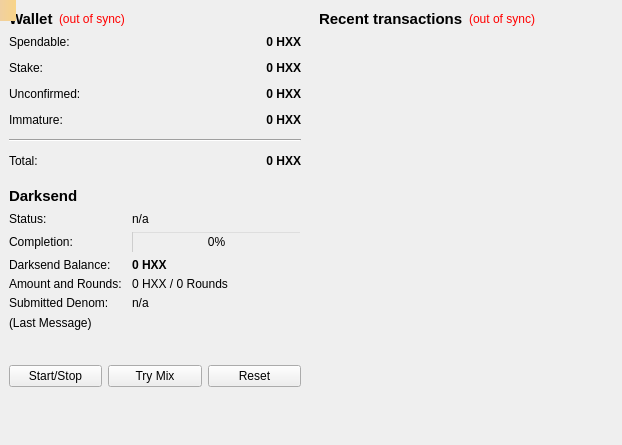
<?xml version="1.0" encoding="UTF-8"?>
<ui version="4.0">
 <class>OverviewPage</class>
 <widget class="QWidget" name="OverviewPage">
  <property name="geometry">
   <rect>
    <x>0</x>
    <y>0</y>
    <width>622</width>
    <height>445</height>
   </rect>
  </property>
  <property name="windowTitle">
   <string>Form</string>
  </property>
  <layout class="QGridLayout" name="gridLayout">
   <property name="leftMargin">
    <number>0</number>
   </property>
   <property name="topMargin">
    <number>0</number>
   </property>
   <property name="rightMargin">
    <number>0</number>
   </property>
   <property name="bottomMargin">
    <number>0</number>
   </property>
   <property name="spacing">
    <number>0</number>
   </property>
   <item row="0" column="1">
    <widget class="QWidget" name="transactionsWidget" native="true">
     <property name="sizePolicy">
      <sizepolicy hsizetype="Preferred" vsizetype="Preferred">
       <horstretch>0</horstretch>
       <verstretch>0</verstretch>
      </sizepolicy>
     </property>
     <property name="minimumSize">
      <size>
       <width>310</width>
       <height>0</height>
      </size>
     </property>
     <layout class="QVBoxLayout" name="verticalLayout">
      <item>
       <layout class="QHBoxLayout" name="horizontalLayout_2">
        <item>
         <widget class="QLabel" name="label_4">
          <property name="font">
           <font>
            <pointsize>11</pointsize>
            <weight>75</weight>
            <bold>true</bold>
           </font>
          </property>
          <property name="text">
           <string>&lt;b&gt;Recent transactions&lt;/b&gt;</string>
          </property>
         </widget>
        </item>
        <item>
         <widget class="QLabel" name="labelTransactionsStatus">
          <property name="toolTip">
           <string>The displayed information may be out of date. Your wallet automatically synchronizes with the Hexx network after a connection is established, but this process has not completed yet.</string>
          </property>
          <property name="styleSheet">
           <string notr="true">QLabel { color: red; }</string>
          </property>
          <property name="text">
           <string notr="true">(out of sync)</string>
          </property>
          <property name="alignment">
           <set>Qt::AlignRight|Qt::AlignTrailing|Qt::AlignVCenter</set>
          </property>
         </widget>
        </item>
        <item>
         <spacer name="horizontalSpacer">
          <property name="orientation">
           <enum>Qt::Horizontal</enum>
          </property>
          <property name="sizeHint" stdset="0">
           <size>
            <width>40</width>
            <height>20</height>
           </size>
          </property>
         </spacer>
        </item>
       </layout>
      </item>
      <item>
       <spacer name="horizontalSpacer_4">
        <property name="orientation">
         <enum>Qt::Horizontal</enum>
        </property>
        <property name="sizeHint" stdset="0">
         <size>
          <width>40</width>
          <height>20</height>
         </size>
        </property>
       </spacer>
      </item>
      <item>
       <widget class="QListView" name="listTransactions">
        <property name="styleSheet">
         <string notr="true">QListView { background: transparent; }</string>
        </property>
        <property name="frameShape">
         <enum>QFrame::NoFrame</enum>
        </property>
        <property name="verticalScrollBarPolicy">
         <enum>Qt::ScrollBarAlwaysOff</enum>
        </property>
        <property name="horizontalScrollBarPolicy">
         <enum>Qt::ScrollBarAlwaysOff</enum>
        </property>
        <property name="selectionMode">
         <enum>QAbstractItemView::NoSelection</enum>
        </property>
       </widget>
      </item>
     </layout>
    </widget>
   </item>
   <item row="0" column="0">
    <layout class="QVBoxLayout" name="layoutWallet">
     <property name="spacing">
      <number>0</number>
     </property>
     <item>
      <widget class="QWidget" name="widget" native="true">
       <property name="sizePolicy">
        <sizepolicy hsizetype="Fixed" vsizetype="Preferred">
         <horstretch>0</horstretch>
         <verstretch>0</verstretch>
        </sizepolicy>
       </property>
       <property name="minimumSize">
        <size>
         <width>310</width>
         <height>0</height>
        </size>
       </property>
       <property name="maximumSize">
        <size>
         <width>310</width>
         <height>16777215</height>
        </size>
       </property>
       <layout class="QVBoxLayout" name="verticalLayout_4">
        <item>
         <layout class="QHBoxLayout" name="horizontalLayout_4">
          <item>
           <widget class="QLabel" name="label_5">
            <property name="font">
             <font>
              <pointsize>11</pointsize>
              <weight>75</weight>
              <bold>true</bold>
             </font>
            </property>
            <property name="text">
             <string>Wallet</string>
            </property>
           </widget>
          </item>
          <item>
           <widget class="QLabel" name="labelWalletStatus">
            <property name="toolTip">
             <string>The displayed information may be out of date. Your wallet automatically synchronizes with the Hexx network after a connection is established, but this process has not completed yet.</string>
            </property>
            <property name="styleSheet">
             <string notr="true">QLabel { color: red; }</string>
            </property>
            <property name="text">
             <string notr="true">(out of sync)</string>
            </property>
            <property name="alignment">
             <set>Qt::AlignLeading|Qt::AlignLeft|Qt::AlignVCenter</set>
            </property>
           </widget>
          </item>
          <item>
           <spacer name="horizontalSpacer_2">
            <property name="orientation">
             <enum>Qt::Horizontal</enum>
            </property>
            <property name="sizeHint" stdset="0">
             <size>
              <width>40</width>
              <height>20</height>
             </size>
            </property>
           </spacer>
          </item>
         </layout>
        </item>
        <item>
         <layout class="QFormLayout" name="formLayout_2">
          <property name="fieldGrowthPolicy">
           <enum>QFormLayout::AllNonFixedFieldsGrow</enum>
          </property>
          <property name="horizontalSpacing">
           <number>12</number>
          </property>
          <property name="verticalSpacing">
           <number>12</number>
          </property>
          <item row="0" column="0">
           <widget class="QLabel" name="label">
            <property name="text">
             <string>Spendable:</string>
            </property>
           </widget>
          </item>
          <item row="0" column="1">
           <widget class="QLabel" name="labelBalance">
            <property name="font">
             <font>
              <weight>75</weight>
              <bold>true</bold>
             </font>
            </property>
            <property name="cursor">
             <cursorShape>IBeamCursor</cursorShape>
            </property>
            <property name="toolTip">
             <string>Your current spendable balance</string>
            </property>
            <property name="text">
             <string notr="true">0 HXX</string>
            </property>
            <property name="alignment">
             <set>Qt::AlignRight|Qt::AlignTrailing|Qt::AlignVCenter</set>
            </property>
            <property name="textInteractionFlags">
             <set>Qt::LinksAccessibleByMouse|Qt::TextSelectableByKeyboard|Qt::TextSelectableByMouse</set>
            </property>
           </widget>
          </item>
          <item row="1" column="0">
           <widget class="QLabel" name="label_10">
            <property name="text">
             <string>Stake:</string>
            </property>
           </widget>
          </item>
          <item row="1" column="1">
           <widget class="QLabel" name="labelStake">
            <property name="font">
             <font>
              <weight>75</weight>
              <bold>true</bold>
             </font>
            </property>
            <property name="cursor">
             <cursorShape>IBeamCursor</cursorShape>
            </property>
            <property name="toolTip">
             <string>Total of coins that was staked, and do not yet count toward the current balance</string>
            </property>
            <property name="text">
             <string notr="true">0 HXX</string>
            </property>
            <property name="alignment">
             <set>Qt::AlignRight|Qt::AlignTrailing|Qt::AlignVCenter</set>
            </property>
            <property name="textInteractionFlags">
             <set>Qt::LinksAccessibleByMouse|Qt::TextSelectableByKeyboard|Qt::TextSelectableByMouse</set>
            </property>
           </widget>
          </item>
          <item row="2" column="0">
           <widget class="QLabel" name="label_3">
            <property name="text">
             <string>Unconfirmed:</string>
            </property>
           </widget>
          </item>
          <item row="2" column="1">
           <widget class="QLabel" name="labelUnconfirmed">
            <property name="font">
             <font>
              <weight>75</weight>
              <bold>true</bold>
             </font>
            </property>
            <property name="cursor">
             <cursorShape>IBeamCursor</cursorShape>
            </property>
            <property name="toolTip">
             <string>Total of transactions that have yet to be confirmed, and do not yet count toward the current balance</string>
            </property>
            <property name="text">
             <string notr="true">0 HXX</string>
            </property>
            <property name="alignment">
             <set>Qt::AlignRight|Qt::AlignTrailing|Qt::AlignVCenter</set>
            </property>
            <property name="textInteractionFlags">
             <set>Qt::LinksAccessibleByMouse|Qt::TextSelectableByKeyboard|Qt::TextSelectableByMouse</set>
            </property>
           </widget>
          </item>
          <item row="3" column="0">
           <widget class="QLabel" name="labelImmatureText">
            <property name="text">
             <string>Immature:</string>
            </property>
           </widget>
          </item>
          <item row="3" column="1">
           <widget class="QLabel" name="labelImmature">
            <property name="font">
             <font>
              <weight>75</weight>
              <bold>true</bold>
             </font>
            </property>
            <property name="toolTip">
             <string>Mined balance that has not yet matured</string>
            </property>
            <property name="text">
             <string notr="true">0 HXX</string>
            </property>
            <property name="alignment">
             <set>Qt::AlignRight|Qt::AlignTrailing|Qt::AlignVCenter</set>
            </property>
            <property name="textInteractionFlags">
             <set>Qt::LinksAccessibleByMouse|Qt::TextSelectableByKeyboard|Qt::TextSelectableByMouse</set>
            </property>
           </widget>
          </item>
          <item row="4" column="0" colspan="2">
           <widget class="Line" name="line">
            <property name="orientation">
             <enum>Qt::Horizontal</enum>
            </property>
           </widget>
          </item>
          <item row="5" column="0">
           <widget class="QLabel" name="labelTotalText">
            <property name="text">
             <string>Total:</string>
            </property>
           </widget>
          </item>
          <item row="5" column="1">
           <widget class="QLabel" name="labelTotal">
            <property name="font">
             <font>
              <weight>75</weight>
              <bold>true</bold>
             </font>
            </property>
            <property name="cursor">
             <cursorShape>IBeamCursor</cursorShape>
            </property>
            <property name="toolTip">
             <string>Your current total balance</string>
            </property>
            <property name="text">
             <string notr="true">0 HXX</string>
            </property>
            <property name="alignment">
             <set>Qt::AlignRight|Qt::AlignTrailing|Qt::AlignVCenter</set>
            </property>
            <property name="textInteractionFlags">
             <set>Qt::LinksAccessibleByMouse|Qt::TextSelectableByKeyboard|Qt::TextSelectableByMouse</set>
            </property>
           </widget>
          </item>
         </layout>
        </item>
       </layout>
      </widget>
     </item>
     <item>
      <widget class="QFrame" name="frameDarksend">
       <property name="sizePolicy">
        <sizepolicy hsizetype="Fixed" vsizetype="Preferred">
         <horstretch>0</horstretch>
         <verstretch>0</verstretch>
        </sizepolicy>
       </property>
       <property name="minimumSize">
        <size>
         <width>310</width>
         <height>0</height>
        </size>
       </property>
       <property name="maximumSize">
        <size>
         <width>310</width>
         <height>16777215</height>
        </size>
       </property>
       <property name="frameShape">
        <enum>QFrame::NoFrame</enum>
       </property>
       <property name="frameShadow">
        <enum>QFrame::Plain</enum>
       </property>
       <layout class="QVBoxLayout" name="verticalLayout_3">
        <item>
         <layout class="QVBoxLayout" name="layoutDarksend">
          <item>
           <layout class="QHBoxLayout" name="horizontalLayout">
            <item>
             <widget class="QLabel" name="label_2">
              <property name="font">
               <font>
                <pointsize>11</pointsize>
                <weight>75</weight>
                <bold>true</bold>
               </font>
              </property>
              <property name="text">
               <string>Darksend</string>
              </property>
             </widget>
            </item>
            <item>
             <spacer name="horizontalSpacer_5">
              <property name="orientation">
               <enum>Qt::Horizontal</enum>
              </property>
              <property name="sizeHint" stdset="0">
               <size>
                <width>40</width>
                <height>20</height>
               </size>
              </property>
             </spacer>
            </item>
           </layout>
          </item>
          <item>
           <layout class="QFormLayout" name="formLayout">
            <property name="fieldGrowthPolicy">
             <enum>QFormLayout::AllNonFixedFieldsGrow</enum>
            </property>
            <property name="horizontalSpacing">
             <number>10</number>
            </property>
            <property name="verticalSpacing">
             <number>5</number>
            </property>
            <item row="0" column="0">
             <widget class="QLabel" name="label_6">
              <property name="text">
               <string>Status:</string>
              </property>
             </widget>
            </item>
            <item row="0" column="1">
             <widget class="QLabel" name="darksendEnabled">
              <property name="styleSheet">
               <string notr="true">color: rgb(0, 0, 0);</string>
              </property>
              <property name="text">
               <string>n/a</string>
              </property>
             </widget>
            </item>
            <item row="1" column="0">
             <widget class="QLabel" name="label_7">
              <property name="styleSheet">
               <string notr="true">color: rgb(0, 0, 0);</string>
              </property>
              <property name="text">
               <string>Completion:</string>
              </property>
             </widget>
            </item>
            <item row="2" column="0">
             <widget class="QLabel" name="labelAnonymizedText">
              <property name="styleSheet">
               <string notr="true">color: rgb(0, 0, 0);</string>
              </property>
              <property name="text">
               <string>Darksend Balance:</string>
              </property>
             </widget>
            </item>
            <item row="2" column="1">
             <widget class="QLabel" name="labelAnonymized">
              <property name="font">
               <font>
                <weight>75</weight>
                <bold>true</bold>
               </font>
              </property>
              <property name="styleSheet">
               <string notr="true">color: rgb(0, 0, 0);</string>
              </property>
              <property name="text">
               <string>0 HXX</string>
              </property>
             </widget>
            </item>
            <item row="3" column="0">
             <widget class="QLabel" name="label_8">
              <property name="styleSheet">
               <string notr="true">color: rgb(0, 0, 0);</string>
              </property>
              <property name="text">
               <string>Amount and Rounds:</string>
              </property>
             </widget>
            </item>
            <item row="3" column="1">
             <widget class="QLabel" name="labelAmountRounds">
              <property name="styleSheet">
               <string notr="true">color: rgb(0, 0, 0);</string>
              </property>
              <property name="text">
               <string>0 HXX / 0 Rounds</string>
              </property>
             </widget>
            </item>
            <item row="4" column="0">
             <widget class="QLabel" name="label_9">
              <property name="styleSheet">
               <string notr="true">color: rgb(0, 0, 0);</string>
              </property>
              <property name="text">
               <string>Submitted Denom:</string>
              </property>
             </widget>
            </item>
            <item row="4" column="1">
             <widget class="QLabel" name="labelSubmittedDenom">
              <property name="statusTip">
               <string>The denominations you submitted to the Hexx node. To mix, other users must submit the exact same denominations.</string>
              </property>
              <property name="styleSheet">
               <string notr="true">color: rgb(0, 0, 0);</string>
              </property>
              <property name="text">
               <string>n/a</string>
              </property>
             </widget>
            </item>
            <item row="1" column="1">
             <widget class="QProgressBar" name="darksendProgress">
              <property name="maximumSize">
               <size>
                <width>200</width>
                <height>16777215</height>
               </size>
              </property>
              <property name="styleSheet">
               <string notr="true">background:transparent;</string>
              </property>
              <property name="value">
               <number>0</number>
              </property>
             </widget>
            </item>
           </layout>
          </item>
          <item>
           <widget class="QLabel" name="darksendStatus">
            <property name="minimumSize">
             <size>
              <width>288</width>
              <height>43</height>
             </size>
            </property>
            <property name="styleSheet">
             <string notr="true">color: rgb(0, 0, 0);</string>
            </property>
            <property name="text">
             <string>(Last Message)</string>
            </property>
            <property name="alignment">
             <set>Qt::AlignLeading|Qt::AlignLeft|Qt::AlignTop</set>
            </property>
            <property name="wordWrap">
             <bool>true</bool>
            </property>
           </widget>
          </item>
          <item>
           <layout class="QHBoxLayout" name="layoutDarksendButtons">
            <item>
             <widget class="QPushButton" name="toggleDarksend">
              <property name="sizePolicy">
               <sizepolicy hsizetype="MinimumExpanding" vsizetype="Fixed">
                <horstretch>0</horstretch>
                <verstretch>0</verstretch>
               </sizepolicy>
              </property>
              <property name="styleSheet">
               <string notr="true"/>
              </property>
              <property name="text">
               <string>Start/Stop</string>
              </property>
             </widget>
            </item>
            <item>
             <widget class="QPushButton" name="darksendAuto">
              <property name="sizePolicy">
               <sizepolicy hsizetype="MinimumExpanding" vsizetype="Fixed">
                <horstretch>0</horstretch>
                <verstretch>0</verstretch>
               </sizepolicy>
              </property>
              <property name="toolTip">
               <string>Try to manually submit a Darksend request.</string>
              </property>
              <property name="styleSheet">
               <string notr="true"/>
              </property>
              <property name="text">
               <string>Try Mix</string>
              </property>
             </widget>
            </item>
            <item>
             <widget class="QPushButton" name="darksendReset">
              <property name="sizePolicy">
               <sizepolicy hsizetype="MinimumExpanding" vsizetype="Fixed">
                <horstretch>0</horstretch>
                <verstretch>0</verstretch>
               </sizepolicy>
              </property>
              <property name="toolTip">
               <string>Reset the current status of Darksend (can interrupt Darksend if it's in the process of Mixing, which can cost you money!)</string>
              </property>
              <property name="autoFillBackground">
               <bool>false</bool>
              </property>
              <property name="styleSheet">
               <string notr="true"/>
              </property>
              <property name="text">
               <string>Reset</string>
              </property>
             </widget>
            </item>
           </layout>
          </item>
         </layout>
        </item>
       </layout>
      </widget>
     </item>
     <item>
      <spacer name="verticalSpacer">
       <property name="orientation">
        <enum>Qt::Vertical</enum>
       </property>
       <property name="sizeHint" stdset="0">
        <size>
         <width>20</width>
         <height>40</height>
        </size>
       </property>
      </spacer>
     </item>
    </layout>
   </item>
  </layout>
  <widget class="QLabel" name="labelAlerts">
   <property name="geometry">
    <rect>
     <x>0</x>
     <y>0</y>
     <width>16</width>
     <height>21</height>
    </rect>
   </property>
   <property name="visible">
    <bool>false</bool>
   </property>
   <property name="styleSheet">
    <string notr="true">background-color: qlineargradient(x1: 0, y1: 0, x2: 1, y2: 0, stop:0 #F0D0A0, stop:1 #F8D488);  color:#000000
</string>
   </property>
   <property name="wordWrap">
    <bool>true</bool>
   </property>
   <property name="margin">
    <number>3</number>
   </property>
  </widget>
 </widget>
 <resources/>
 <connections/>
</ui>
